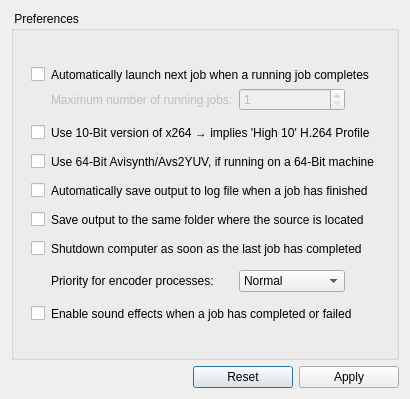
<?xml version="1.0" encoding="UTF-8"?>
<ui version="4.0">
 <class>PreferencesDialog</class>
 <widget class="QDialog" name="PreferencesDialog">
  <property name="windowModality">
   <enum>Qt::ApplicationModal</enum>
  </property>
  <property name="geometry">
   <rect>
    <x>0</x>
    <y>0</y>
    <width>379</width>
    <height>399</height>
   </rect>
  </property>
  <property name="windowTitle">
   <string>Preferences</string>
  </property>
  <property name="modal">
   <bool>true</bool>
  </property>
  <layout class="QVBoxLayout" name="verticalLayout">
   <item>
    <widget class="QGroupBox" name="groupBox">
     <property name="sizePolicy">
      <sizepolicy hsizetype="Preferred" vsizetype="Expanding">
       <horstretch>0</horstretch>
       <verstretch>0</verstretch>
      </sizepolicy>
     </property>
     <property name="title">
      <string> Preferences </string>
     </property>
     <layout class="QVBoxLayout" name="verticalLayout_2">
      <item>
       <layout class="QGridLayout" name="gridLayout">
        <item row="13" column="1" colspan="5">
         <spacer name="verticalSpacer_8">
          <property name="orientation">
           <enum>Qt::Vertical</enum>
          </property>
          <property name="sizeType">
           <enum>QSizePolicy::Fixed</enum>
          </property>
          <property name="sizeHint" stdset="0">
           <size>
            <width>20</width>
            <height>8</height>
           </size>
          </property>
         </spacer>
        </item>
        <item row="2" column="2" colspan="2">
         <widget class="QLabel" name="labelJobCount">
          <property name="enabled">
           <bool>false</bool>
          </property>
          <property name="toolTip">
           <string>If the specified number of jobs (or even more) is already running, the next one will NOT be launched yet.</string>
          </property>
          <property name="text">
           <string>Maximum number of running jobs:</string>
          </property>
         </widget>
        </item>
        <item row="1" column="2" colspan="4">
         <widget class="QLabel" name="labelRunNextJob">
          <property name="text">
           <string>Automatically launch next job when a running job completes</string>
          </property>
         </widget>
        </item>
        <item row="1" column="1">
         <widget class="QCheckBox" name="checkRunNextJob">
          <property name="text">
           <string notr="true"/>
          </property>
         </widget>
        </item>
        <item row="2" column="5">
         <spacer name="horizontalSpacer_4">
          <property name="orientation">
           <enum>Qt::Horizontal</enum>
          </property>
          <property name="sizeHint" stdset="0">
           <size>
            <width>0</width>
            <height>20</height>
           </size>
          </property>
         </spacer>
        </item>
        <item row="2" column="4">
         <widget class="QSpinBox" name="spinBoxJobCount">
          <property name="enabled">
           <bool>false</bool>
          </property>
          <property name="minimumSize">
           <size>
            <width>80</width>
            <height>0</height>
           </size>
          </property>
          <property name="toolTip">
           <string>If the specified number of jobs (or even more) is already running, the next one will NOT be launched yet.</string>
          </property>
          <property name="minimum">
           <number>1</number>
          </property>
          <property name="maximum">
           <number>16</number>
          </property>
         </widget>
        </item>
        <item row="6" column="1">
         <widget class="QCheckBox" name="checkUse64BitAvs2YUV">
          <property name="toolTip">
           <string>If this option is un-checked (default), then 32-Bit Avisynth will be used - even when using 64-Bit x264.
Please be aware that this option does NOT have any effect on 32-Bit systems.</string>
          </property>
          <property name="text">
           <string notr="true"/>
          </property>
         </widget>
        </item>
        <item row="3" column="1" colspan="5">
         <spacer name="verticalSpacer">
          <property name="orientation">
           <enum>Qt::Vertical</enum>
          </property>
          <property name="sizeType">
           <enum>QSizePolicy::Fixed</enum>
          </property>
          <property name="sizeHint" stdset="0">
           <size>
            <width>20</width>
            <height>8</height>
           </size>
          </property>
         </spacer>
        </item>
        <item row="12" column="1">
         <widget class="QCheckBox" name="checkShutdownComputer">
          <property name="text">
           <string notr="true"/>
          </property>
         </widget>
        </item>
        <item row="12" column="2" colspan="4">
         <widget class="QLabel" name="labelShutdownComputer">
          <property name="text">
           <string>Shutdown computer as soon as the last job has completed</string>
          </property>
         </widget>
        </item>
        <item row="0" column="1" colspan="5">
         <spacer name="verticalSpacer_2">
          <property name="orientation">
           <enum>Qt::Vertical</enum>
          </property>
          <property name="sizeType">
           <enum>QSizePolicy::Fixed</enum>
          </property>
          <property name="sizeHint" stdset="0">
           <size>
            <width>20</width>
            <height>12</height>
           </size>
          </property>
         </spacer>
        </item>
        <item row="17" column="1" colspan="5">
         <spacer name="verticalSpacer_3">
          <property name="orientation">
           <enum>Qt::Vertical</enum>
          </property>
          <property name="sizeType">
           <enum>QSizePolicy::Fixed</enum>
          </property>
          <property name="sizeHint" stdset="0">
           <size>
            <width>20</width>
            <height>12</height>
           </size>
          </property>
         </spacer>
        </item>
        <item row="6" column="2" colspan="4">
         <widget class="QLabel" name="labelUse64BitAvs2YUV">
          <property name="toolTip">
           <string>If this option is un-checked (default), then 32-Bit Avisynth will be used - even when using 64-Bit x264.
Please be aware that this option does NOT have any effect on 32-Bit systems.</string>
          </property>
          <property name="text">
           <string>Use 64-Bit Avisynth/Avs2YUV, if running on a 64-Bit machine</string>
          </property>
         </widget>
        </item>
        <item row="7" column="1" colspan="5">
         <spacer name="verticalSpacer_4">
          <property name="orientation">
           <enum>Qt::Vertical</enum>
          </property>
          <property name="sizeType">
           <enum>QSizePolicy::Fixed</enum>
          </property>
          <property name="sizeHint" stdset="0">
           <size>
            <width>20</width>
            <height>8</height>
           </size>
          </property>
         </spacer>
        </item>
        <item row="4" column="1">
         <widget class="QCheckBox" name="checkUse10BitEncoding">
          <property name="text">
           <string notr="true"/>
          </property>
         </widget>
        </item>
        <item row="4" column="2" colspan="4">
         <widget class="QLabel" name="labelUse10BitEncoding">
          <property name="text">
           <string>Use 10-Bit version of x264 → implies 'High 10' H.264 Profile</string>
          </property>
         </widget>
        </item>
        <item row="5" column="1" colspan="5">
         <spacer name="verticalSpacer_5">
          <property name="orientation">
           <enum>Qt::Vertical</enum>
          </property>
          <property name="sizeType">
           <enum>QSizePolicy::Fixed</enum>
          </property>
          <property name="sizeHint" stdset="0">
           <size>
            <width>20</width>
            <height>8</height>
           </size>
          </property>
         </spacer>
        </item>
        <item row="8" column="1">
         <widget class="QCheckBox" name="checkSaveLogFiles">
          <property name="text">
           <string/>
          </property>
         </widget>
        </item>
        <item row="8" column="2" colspan="4">
         <widget class="QLabel" name="labelSaveLogFiles">
          <property name="text">
           <string>Automatically save output to log file when a job has finished</string>
          </property>
         </widget>
        </item>
        <item row="9" column="1" colspan="5">
         <spacer name="verticalSpacer_6">
          <property name="orientation">
           <enum>Qt::Vertical</enum>
          </property>
          <property name="sizeType">
           <enum>QSizePolicy::Fixed</enum>
          </property>
          <property name="sizeHint" stdset="0">
           <size>
            <width>20</width>
            <height>8</height>
           </size>
          </property>
         </spacer>
        </item>
        <item row="10" column="2" colspan="4">
         <widget class="QLabel" name="labelSaveToSourceFolder">
          <property name="text">
           <string>Save output to the same folder where the source is located</string>
          </property>
         </widget>
        </item>
        <item row="11" column="1" colspan="5">
         <spacer name="verticalSpacer_7">
          <property name="orientation">
           <enum>Qt::Vertical</enum>
          </property>
          <property name="sizeType">
           <enum>QSizePolicy::Fixed</enum>
          </property>
          <property name="sizeHint" stdset="0">
           <size>
            <width>20</width>
            <height>8</height>
           </size>
          </property>
         </spacer>
        </item>
        <item row="10" column="1">
         <widget class="QCheckBox" name="checkSaveToSourceFolder">
          <property name="text">
           <string/>
          </property>
         </widget>
        </item>
        <item row="14" column="4">
         <widget class="QComboBox" name="comboBoxPriority">
          <property name="editable">
           <bool>false</bool>
          </property>
          <property name="frame">
           <bool>true</bool>
          </property>
          <item>
           <property name="text">
            <string>Normal</string>
           </property>
          </item>
          <item>
           <property name="text">
            <string>Below Normal</string>
           </property>
          </item>
          <item>
           <property name="text">
            <string>Idle</string>
           </property>
          </item>
         </widget>
        </item>
        <item row="14" column="5">
         <spacer name="horizontalSpacer_5">
          <property name="orientation">
           <enum>Qt::Horizontal</enum>
          </property>
          <property name="sizeHint" stdset="0">
           <size>
            <width>40</width>
            <height>20</height>
           </size>
          </property>
         </spacer>
        </item>
        <item row="14" column="2" colspan="2">
         <widget class="QLabel" name="labelProcessPriority">
          <property name="text">
           <string>Priority for encoder processes:</string>
          </property>
         </widget>
        </item>
        <item row="16" column="1">
         <widget class="QCheckBox" name="checkEnableSounds">
          <property name="text">
           <string/>
          </property>
         </widget>
        </item>
        <item row="16" column="2" colspan="4">
         <widget class="QLabel" name="labelEnableSounds">
          <property name="text">
           <string>Enable sound effects when a job has completed or failed</string>
          </property>
         </widget>
        </item>
        <item row="15" column="1" colspan="5">
         <spacer name="verticalSpacer_9">
          <property name="orientation">
           <enum>Qt::Vertical</enum>
          </property>
          <property name="sizeType">
           <enum>QSizePolicy::Fixed</enum>
          </property>
          <property name="sizeHint" stdset="0">
           <size>
            <width>20</width>
            <height>8</height>
           </size>
          </property>
         </spacer>
        </item>
        <item row="1" column="0" rowspan="16">
         <spacer name="horizontalSpacer_2">
          <property name="orientation">
           <enum>Qt::Horizontal</enum>
          </property>
          <property name="sizeType">
           <enum>QSizePolicy::Fixed</enum>
          </property>
          <property name="sizeHint" stdset="0">
           <size>
            <width>8</width>
            <height>20</height>
           </size>
          </property>
         </spacer>
        </item>
        <item row="1" column="6" rowspan="16">
         <spacer name="horizontalSpacer_3">
          <property name="orientation">
           <enum>Qt::Horizontal</enum>
          </property>
          <property name="sizeType">
           <enum>QSizePolicy::Fixed</enum>
          </property>
          <property name="sizeHint" stdset="0">
           <size>
            <width>12</width>
            <height>20</height>
           </size>
          </property>
         </spacer>
        </item>
       </layout>
      </item>
     </layout>
    </widget>
   </item>
   <item>
    <layout class="QHBoxLayout" name="horizontalLayout">
     <item>
      <spacer name="horizontalSpacer">
       <property name="orientation">
        <enum>Qt::Horizontal</enum>
       </property>
       <property name="sizeHint" stdset="0">
        <size>
         <width>40</width>
         <height>20</height>
        </size>
       </property>
      </spacer>
     </item>
     <item>
      <widget class="QPushButton" name="resetButton">
       <property name="minimumSize">
        <size>
         <width>100</width>
         <height>0</height>
        </size>
       </property>
       <property name="text">
        <string>Reset</string>
       </property>
       <property name="icon">
        <iconset resource="../res/resources.qrc">
         <normaloff>:/buttons/bomb.png</normaloff>:/buttons/bomb.png</iconset>
       </property>
      </widget>
     </item>
     <item>
      <widget class="QPushButton" name="closeButton">
       <property name="minimumSize">
        <size>
         <width>100</width>
         <height>0</height>
        </size>
       </property>
       <property name="text">
        <string>Apply</string>
       </property>
       <property name="icon">
        <iconset resource="../res/resources.qrc">
         <normaloff>:/buttons/accept.png</normaloff>:/buttons/accept.png</iconset>
       </property>
      </widget>
     </item>
    </layout>
   </item>
  </layout>
 </widget>
 <tabstops>
  <tabstop>closeButton</tabstop>
  <tabstop>resetButton</tabstop>
  <tabstop>checkRunNextJob</tabstop>
  <tabstop>spinBoxJobCount</tabstop>
  <tabstop>checkUse64BitAvs2YUV</tabstop>
  <tabstop>checkShutdownComputer</tabstop>
 </tabstops>
 <resources>
  <include location="../res/resources.qrc"/>
 </resources>
 <connections>
  <connection>
   <sender>closeButton</sender>
   <signal>clicked()</signal>
   <receiver>PreferencesDialog</receiver>
   <slot>accept()</slot>
   <hints>
    <hint type="sourcelabel">
     <x>339</x>
     <y>157</y>
    </hint>
    <hint type="destinationlabel">
     <x>199</x>
     <y>89</y>
    </hint>
   </hints>
  </connection>
  <connection>
   <sender>checkRunNextJob</sender>
   <signal>clicked(bool)</signal>
   <receiver>spinBoxJobCount</receiver>
   <slot>setEnabled(bool)</slot>
   <hints>
    <hint type="sourcelabel">
     <x>188</x>
     <y>55</y>
    </hint>
    <hint type="destinationlabel">
     <x>294</x>
     <y>93</y>
    </hint>
   </hints>
  </connection>
  <connection>
   <sender>checkRunNextJob</sender>
   <signal>clicked(bool)</signal>
   <receiver>labelJobCount</receiver>
   <slot>setEnabled(bool)</slot>
   <hints>
    <hint type="sourcelabel">
     <x>188</x>
     <y>55</y>
    </hint>
    <hint type="destinationlabel">
     <x>136</x>
     <y>93</y>
    </hint>
   </hints>
  </connection>
 </connections>
</ui>
